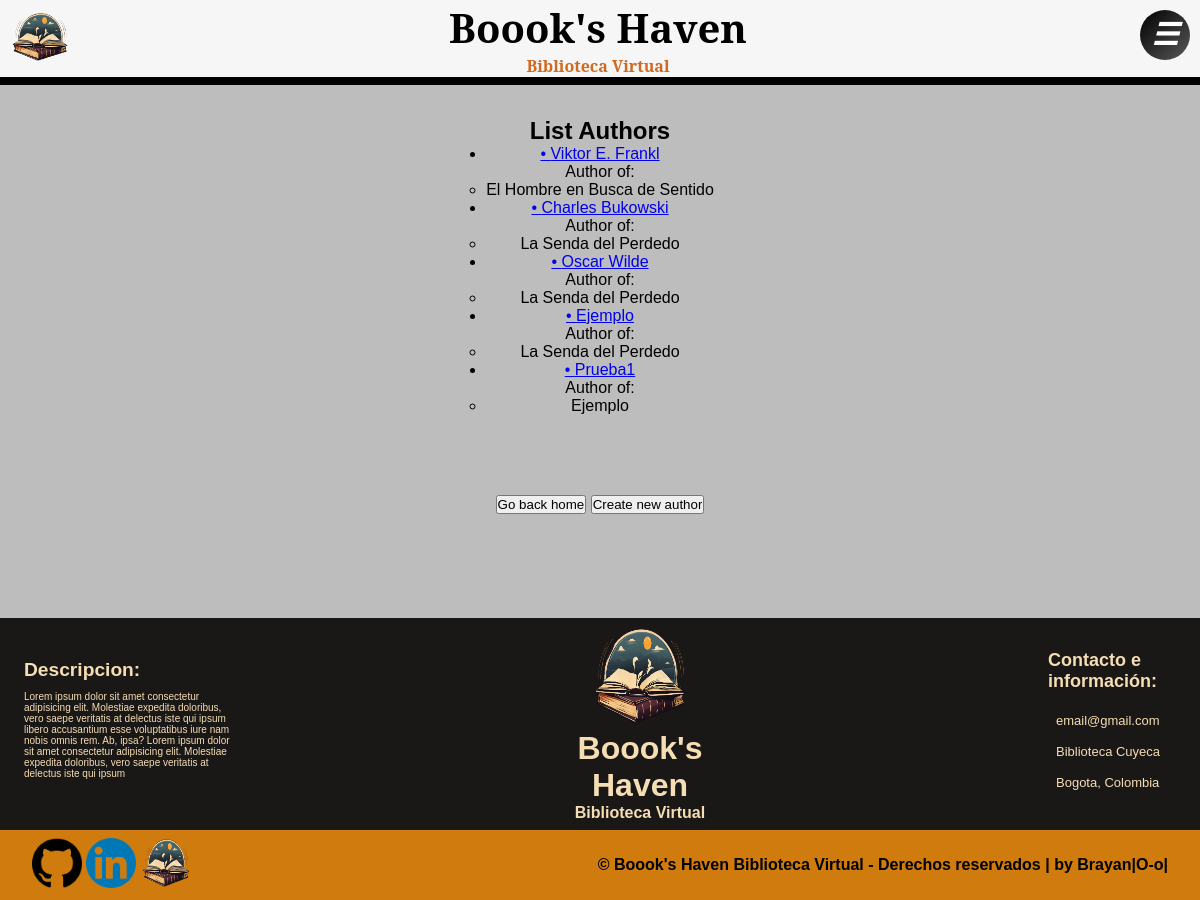
The page /library/author/ on the database its author committed.
### library/models/author.py (models this page shows, shortened)
class Author(models.Model):
    name = models.CharField(max_length=100)
    birth_date = models.DateField()
    death_date = models.DateField()
    books = models.ManyToManyField('Book', related_name='authors', blank=True)

### library/models/book.py (models this page shows, shortened)
class Book(models.Model):
    name = models.CharField(max_length=60)
    author = models.ForeignKey(
        Author, on_delete=models.CASCADE, blank=True, null=True)
    cover_page = models.CharField(
        max_length=200,
        default='https://img.freepik.com/vector-premium/adorno-oro-sobre-fondo-cuero-puede-utilizar-como-tarjeta-invitacion-ilustracion-vectorial_443748-1466.jpg'
        )
    genre = models.CharField(max_length=100)
    release_date = models.IntegerField(default=0)
    number_pages = models.IntegerField(default=0)
    summary = models.TextField(default=0, max_length=800)

### library/views/authors.py (the view)
# urls.py: path('author/', authors.AuthorListView.as_view(), name='authors'),
class AuthorListView(generic.ListView):
    model = Author
    context_object_name = 'author_list'
    template_name = 'library/author/author_list.html'

### library/templates/library/author/author_list.html
{%extends 'layout.html'%}
{%load static%}
{% block author_list %}
<div class="container-author-list">
    <div class="head_cont">
        <h2>List Authors</h2>
    </div>
    <div class="list">
        <ul>
            {% for author in author_list %}
            <li>
                <a href="{% url 'author-detail' author.id %}">• {{ author.name }}</a>
                {% if author.books.exists %}
                <ul>
                    <p>Author of: </p>
                    {% for book in author.books.all %}
                    <li>{{ book.name }}</li>
                    {% endfor %}
                </ul>
                {% else %}
                <p>No hay libros asociados.</p>
                {% endif %}
            </li>
            {% empty %}
            <li>No hay autores disponibles.</li>
            {% endfor %}
        </ul>
    </div>
    <div class="botoms">
        <input type="button" value="Go back home" onclick="window.location.href=`{% url 'index'  %}`" />
        <input type="button" value="Create new author" onclick="window.location.href=`{% url 'create-author'  %}`" />
    </div>
</div>
{% endblock %}

### library/static/library/css/index.css (style rules this page uses)
.botoms { margin-top: 5rem; margin-bottom: 5rem; }
* { margin: 0; padding: 0; box-sizing: border-box; font-family: "Lato", sans-serif; font-family: "Oswald", sans-serif; }
body { font-family: "Trebuchet MS", "Lucida Sans Unicode", "Lucida Grande", "Lucida Sans", Arial, sans-serif; width: 100%; min-height: 45rem; font-family: Impact, Haettenschweiler, "Arial Narrow Bold", sans-serif; text-align: center; background-color: whitesmoke; }
body { display: flex; flex-direction: column; align-items: center; font-family: "Noto Serif", serif; background-color: #bdbdbd; min-width: 100vh; }

### rows shown on the page
Author: name "Viktor E. Frankl"
Book: name "El Hombre en Busca de Sentido"
Author: name "Charles Bukowski"
Book: name "La Senda del Perdedo"
Author: name "Oscar Wilde"
Author: name "Ejemplo"
Author: name "Prueba1"
Book: name "Ejemplo"
